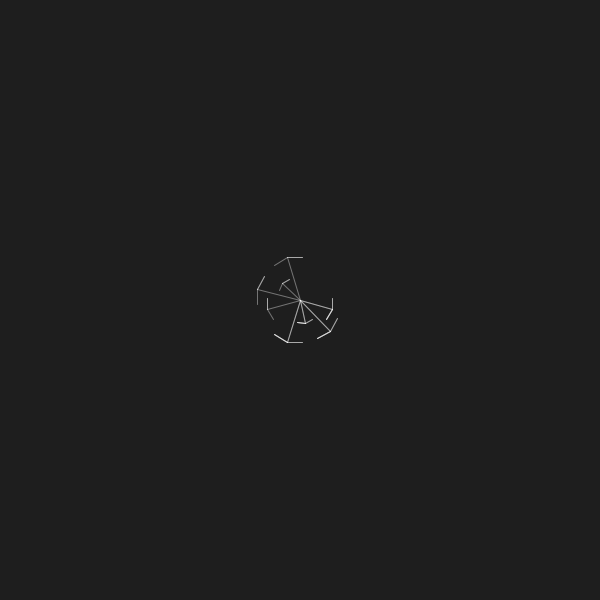
Frame 1 (no input)
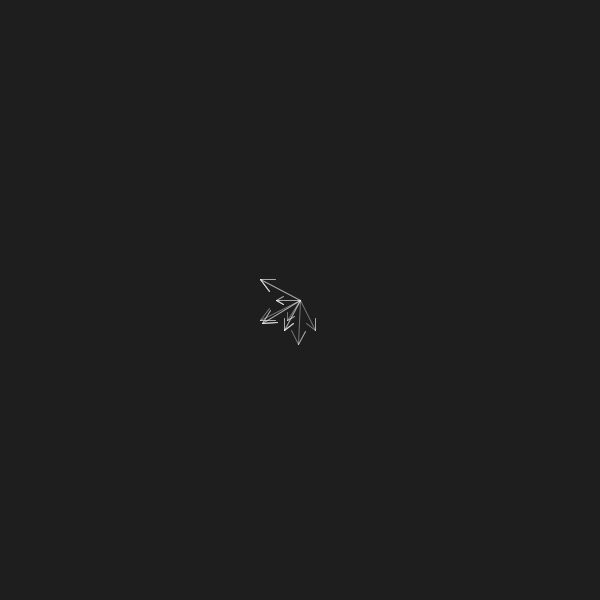
Frame 60 (the mouse pressed at the canvas centre just before this capture)
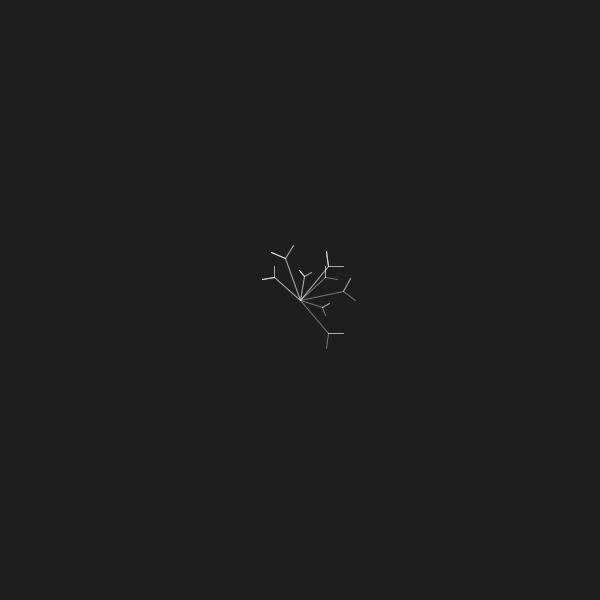
Frame 120 (the mouse held since frame 60 and released just before this capture)

The Processing sketch that drew these frames (run headless with seeded random() and noise(); from frame 60 on, the mouse is pressed at the canvas centre):

// Processing sketch: processing_130060
// ── processing_130060.pde

//Change the rotating flower
//Press '1': change the type of flower(Y, H, I, V type).
//Press '2': decrease the speed of rotating.
//Press '3': increase the speed of rotating.
//Press '4': change the dark-and-light value of background.

//Stella Wang, Tainan, 2014/01/15
/* learn from "Rotation Recurtion Tree for_yvonne 51", ArtBotHack
 original Daniel Shiffman. */


int v1;
int a = 1;
float g = 1;
int b = 10;
int z;

float h = 0;
float theta = random(100);

void setup() {
  size(600, 600);
  background(100);
}

void draw() {
  background(30*g);
  println(v1);

  //change branch(type of flower)
  if ( v1 == 1 ) {    
    if (a > 5) {
      a=0;
    }
    a++;
  } 

  //speed --
  if ( v1 == 2 ) {    
    b--;
    if (b < -10) {
      b++;
    }
  } 

  //speed ++    
  if ( v1 == 3 ) {    
    b++;
    if (b > 30) {
      b--;
    }
  }

  //change background color
  if ( v1 == 4 ) {    
    g = random(g);
    g++;
    if (g > 8) {
      g=1;
    }
  }


  //branch setting    
  translate(width/2, height/2);
  stroke(250, 100);
  theta=theta+0.003*b;///(2*pi)
  branch(100);
  rotate(PI/6*a);  //divided circle
  branch(130);
  rotate(PI/6*a);
  branch(50+20);
  rotate(PI/6*a);
  branch(130);
  rotate(PI/6*a);
  v1 = 0;
}

void branch(float h) {
  h *= 0.8*noise(100*a);        //Y branch number
  for (int k=1; k<2; k++) {  //branch level
    if (h > 7) {
      pushMatrix();
      rotate(theta);
      line(0, 0, 0, -h);
      translate(0, -h);
      branch(h);
      popMatrix();
      pushMatrix();   
      rotate(theta);  
      line(0, 0, 0, -h); 
      translate(0, -h);
      branch(h);    
      popMatrix();
      pushMatrix();
      rotate(-theta);
      line(0, 0, 0, -h);
      translate(0, -h);
      branch(h);     
      translate(0, -h);
      popMatrix();
    }
  }
}




void keyPressed() {
  if (key == '1') {
    v1 = 1;
  }
  if (key == '2') {
    v1 = 2;
  }
  if (key == '3') {
    v1 = 3;
  }
  if (key == '4') {
    v1 = 4;
  }
}
